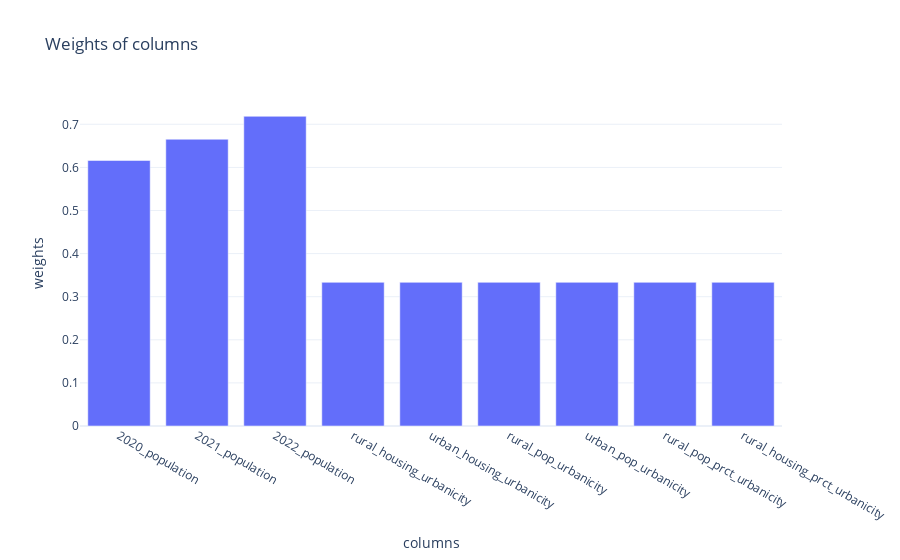

Source (notebook cell):
### Markdown cell above
In this example notice the use of `post_2020` time period.

### Code cell
f = CTFipsQuery(
    34037374200,
    "population",
    feature_groups_with_weights={"population": 1, "urbanicity": 2},
    ct_time_period = "post_2020",
)

f.find_euclidean_kins()
f.plot_weights()
display(f.euclidean_kins.head())

### Figure 1 — Plotly figure (JSON) as saved in the notebook; plotly's stock layout.template omitted (floating-point values rounded to 4 significant figures)
{"data": [{"type": "bar", "x": ["2020_population", "2021_population", "2022_population", "rural_housing_urbanicity", "urban_housing_urbanicity", "rural_pop_urbanicity", "urban_pop_urbanicity", "rural_pop_prct_urbanicity", "rural_housing_prct_urbanicity"], "y": [0.6161, 0.6654, 0.7186, 0.3333, 0.3333, 0.3333, 0.3333, 0.3333, 0.3333]}], "layout": {"title": {"text": "Weights of columns"}, "xaxis": {"title": {"text": "columns"}}, "yaxis": {"title": {"text": "weights"}}}}
